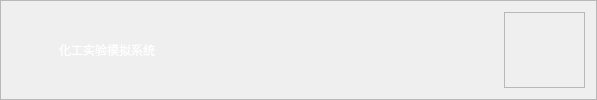
        <widget class="QFrame" name="frame_2">
         <property name="sizePolicy">
          <sizepolicy hsizetype="Preferred" vsizetype="Fixed">
           <horstretch>0</horstretch>
           <verstretch>10</verstretch>
          </sizepolicy>
         </property>
         <property name="frameShape">
          <enum>QFrame::StyledPanel</enum>
         </property>
         <property name="frameShadow">
          <enum>QFrame::Raised</enum>
         </property>
         <layout class="QVBoxLayout" name="verticalLayout_4" stretch="1">
          <item>
           <layout class="QHBoxLayout" name="horizontalLayout_11">
            <item>
             <widget class="QLabel" name="logo">
              <property name="minimumSize">
               <size>
                <width>41</width>
                <height>41</height>
               </size>
              </property>
              <property name="styleSheet">
               <string notr="true">image: url(:/images/scut2.png);
</string>
              </property>
              <property name="text">
               <string/>
              </property>
              <property name="alignment">
               <set>Qt::AlignCenter</set>
              </property>
             </widget>
            </item>
            <item>
             <widget class="QLabel" name="title">
              <property name="minimumSize">
               <size>
                <width>221</width>
                <height>21</height>
               </size>
              </property>
              <property name="styleSheet">
               <string notr="true">color: rgb(255, 255, 255);
font: 16pt &quot;华文行楷&quot;;
</string>
              </property>
              <property name="text">
               <string>化工实验模拟系统</string>
              </property>
             </widget>
            </item>
            <item>
             <spacer name="horizontalSpacer">
              <property name="orientation">
               <enum>Qt::Horizontal</enum>
              </property>
              <property name="sizeHint" stdset="0">
               <size>
                <width>218</width>
                <height>20</height>
               </size>
              </property>
             </spacer>
            </item>
            <item>
             <widget class="QFrame" name="frame_4">
              <property name="minimumSize">
               <size>
                <width>81</width>
                <height>41</height>
               </size>
              </property>
              <property name="styleSheet">
               <string notr="true">QPushBotton{
	border:none;
}
QPushBotton:hover{
	padding-bottom:5px;
}
</string>
              </property>
              <property name="frameShape">
               <enum>QFrame::StyledPanel</enum>
              </property>
              <property name="frameShadow">
               <enum>QFrame::Raised</enum>
              </property>
              <layout class="QHBoxLayout" name="horizontalLayout_2"/>
             </widget>
            </item>
           </layout>
          </item>
         </layout>
        </widget>
